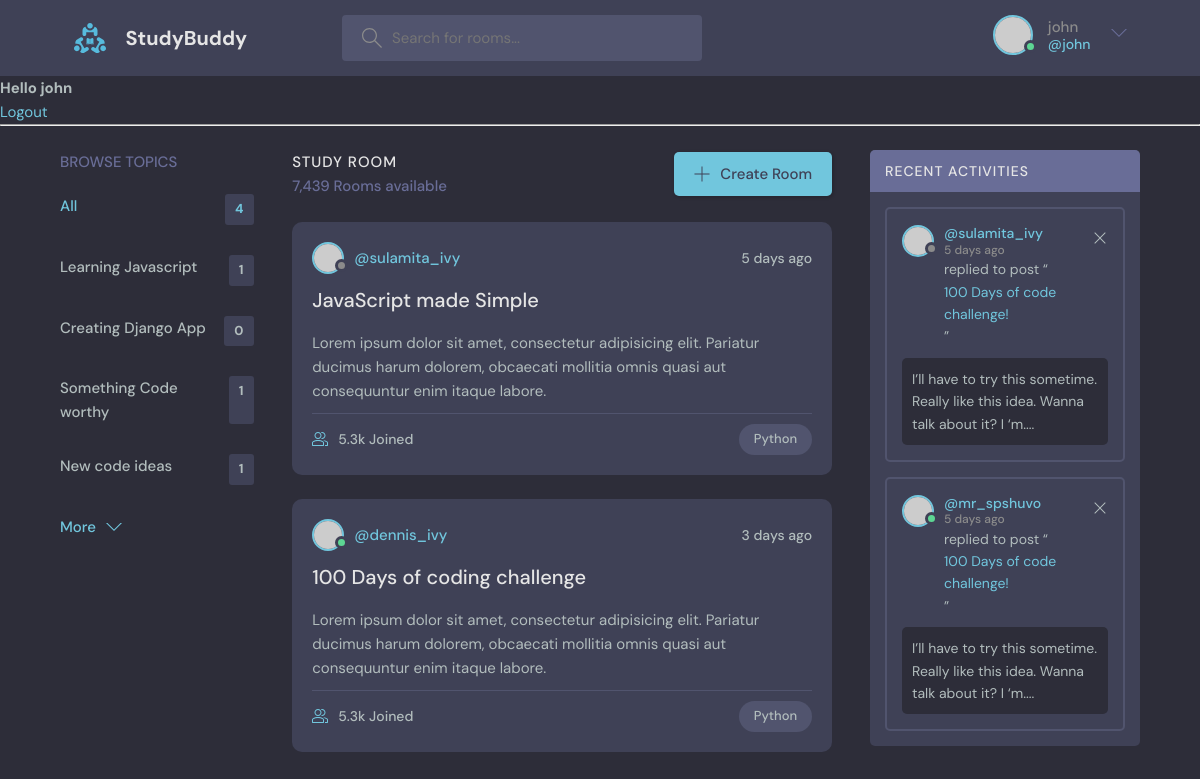
The app's page / (signed in) with its own data.
### baseApp/models.py (models this page shows, shortened)
class Topic(models.Model):
    name = models.CharField(max_length=200)

### baseApp/views.py (the view)
# urls.py: path('', views.home, name="home"),
def home(request):
    q = request.GET.get('q') if request.GET.get('q') != None else ''
    rooms = Room.objects.filter(
        Q(topic__name__icontains=q) |
        Q(name__icontains=q) |
        Q(description__contains=q)
        ) #objects is used to query database table, Q is imported from db.models, allows searching by multiple parameters
    topics = Topic.objects.all()
    room_count = rooms.count()
    room_messages = Message.objects.filter(Q(room__topic__name__icontains=q)) #filter activity feed based on search function on topics
    context = {'rooms': rooms, 'topics': topics, 'room_count':room_count, 'room_messages':room_messages} # key is variable used in for loop, pair is list
    return render(request, 'baseApp/home.html', context) # passing context in makes it available in home.html

### baseApp/templates/baseApp/home.html (shortened to what this page needs)
{% extends 'main.html' %}
{% block content %}
<main class="layout layout--3">
  <div class="container">
    {% include 'baseApp/topics_component.html' %}
    <div class="roomList">
      <div class="roomList__header">
        <div>
          <h2>Study Room</h2>
          <p>7,439 Rooms available</p>
        </div>
        <a class="btn btn--main" href="create-room.html">
          <svg version="1.1" xmlns="http://www.w3.org/2000/svg" width="32" height="32" viewBox="0 0 32 32">
            <title>add</title>
            <path
              d="M16.943 0.943h-1.885v14.115h-14.115v1.885h14.115v14.115h1.885v-14.115h14.115v-1.885h-14.115v-14.115z"
            ></path>
          </svg>
          Create Room
        </a>
      </div>
      <div class="roomListRoom">
        <div class="roomListRoom__header">
          <a href="profile.html" class="roomListRoom__author">
            <div class="avatar avatar--small">
              <img src="https://randomuser.me/api/portraits/women/11.jpg" />
            </div>
            <span>@sulamita_ivy</span>
          </a>
          <div class="roomListRoom__actions">
            <span>5 days ago</span>
          </div>
        </div>
        <div class="roomListRoom__content">
          <a href="room.html">JavaScript made Simple</a>
          <p>
            Lorem ipsum dolor sit amet, consectetur adipisicing elit. Pariatur ducimus harum dolorem, obcaecati
            mollitia omnis quasi aut consequuntur enim itaque labore.
          </p>
        </div>
        <div class="roomListRoom__meta">
          <a href="room.html" class="roomListRoom__joined">
            5.3k Joined
          </a>
          <p class="roomListRoom__topic">Python</p>
        </div>
      </div>
      <div class="roomListRoom">
        <div class="roomListRoom__header">
          <a href="profile.html" class="roomListRoom__author">
            <div class="avatar avatar--small active">
              <img src="https://randomuser.me/api/portraits/men/11.jpg" />
            </div>
            <span>@dennis_ivy</span>
          </a>
          <div class="roomListRoom__actions">
            <span>3 days ago</span>
          </div>
        </div>
        <div class="roomListRoom__content">
          <a href="room.html">100 Days of coding challenge</a>
          <p>
            Lorem ipsum dolor sit amet, consectetur adipisicing elit. Pariatur ducimus harum dolorem, obcaecati
            mollitia omnis quasi aut consequuntur enim itaque labore.
          </p>
        </div>
        <div class="roomListRoom__meta">
          <a class="roomListRoom__joined">
            5.3k Joined
          </a>
          <p class="roomListRoom__topic">Python</p>
        </div>
      </div>
    </div>
    <div class="activities">
      <div class="activities__header">
        <h2>Recent Activities</h2>
      </div>
      <div class="activities__box">
        <div class="activities__boxHeader roomListRoom__header">
          <a href="profile.html" class="roomListRoom__author">
            <div class="avatar avatar--small">
              <img src="https://randomuser.me/api/portraits/women/11.jpg" />
            </div>
            <p>
              @sulamita_ivy
              <span>5 days ago</span>
            </p>
          </a>
          <div class="roomListRoom__actions">
            <a href="#">
              <svg version="1.1" xmlns="http://www.w3.org/2000/svg" width="32" height="32" viewBox="0 0 32 32">
                <title>remove</title>
                <path
                  d="M27.314 6.019l-1.333-1.333-9.98 9.981-9.981-9.981-1.333 1.333 9.981 9.981-9.981 9.98 1.333 1.333 9.981-9.98 9.98 9.98 1.333-1.333-9.98-9.98 9.98-9.981z"
                ></path>
              </svg>
            </a>
          </div>
        </div>
        <div class="activities__boxContent">
          <p>replied to post “<a href="room.html">100 Days of code challenge!</a>”</p>
          <div class="activities__boxRoomContent">
            I’ll have to try this sometime. Really like this idea. Wanna talk about it? I ‘m....
          </div>
        </div>
      </div>
      <div class="activities__box">
        <div class="activities__boxHeader roomListRoom__header">
          <a href="profile.html" class="roomListRoom__author">
            <div class="avatar avatar--small active">
              <img src="https://randomuser.me/api/portraits/men/13.jpg" />
            </div>
            <p>
              @mr_spshuvo
              <span>5 days ago</span>
            </p>
          </a>
          <div class="roomListRoom__actions">
            <a href="#">
              <svg version="1.1" xmlns="http://www.w3.org/2000/svg" width="32" height="32" viewBox="0 0 32 32">
                <title>remove</title>
                <path
                  d="M27.314 6.019l-1.333-1.333-9.98 9.981-9.981-9.981-1.333 1.333 9.981 9.981-9.981 9.98 1.333 1.333 9.981-9.98 9.98 9.98 1.333-1.333-9.98-9.98 9.98-9.981z"
                ></path>
              </svg>
            </a>
          </div>
        </div>
        <div class="activities__boxContent">
          <p>replied to post “<a href="room.html">100 Days of code challenge!</a>”</p>
          <div class="activities__boxRoomContent">
            I’ll have to try this sometime. Really like this idea. Wanna talk about it? I ‘m....
          </div>
        </div>
      </div>
    </div>
  </div>
</main>
{% endblock content %}

### templates/navbar.html (shortened to what this page needs)
{% load static %}
<header class="header header--loggedIn">
    <div class="container">
      <a href="{% url 'home' %}" class="header__logo">
        <img src="{% static 'images/logo.svg' %}" />
        <h1>StudyBuddy</h1>
      </a>
      <form class="header__search" method="get" action="{% url 'home' %}">
        <label>
          <input name='q' type='text' placeholder="Search for rooms..." />
        </label>
      </form>
      <nav class="header__menu">
        {% if request.user.is_authenticated %}
        <div class="header__user">
          <a href="profile.html">
            <div class="avatar avatar--medium active">
              <img src="https://randomuser.me/api/portraits/men/37.jpg" />
            </div>
            <p>{{request.user.username}}<span>@{{request.user.username}}</span></p>
          </a>
          <button class="dropdown-button">
            <svg version="1.1" xmlns="http://www.w3.org/2000/svg" width="32" height="32" viewBox="0 0 32 32">
              <title>chevron-down</title>
              <path d="M16 21l-13-13h-3l16 16 16-16h-3l-13 13z"></path>
            </svg>
          </button>
        </div>
        {% else %}
         <a href="{% url 'login' %}">
          <img src="{% static 'images/avatar.svg' %}" />
          <p>Login</p>
        </a>
        {% endif %}
      </nav>
    </div>
  </header>
{% if request.user.is_authenticated %}
<h3>Hello {{user}}</h3>
<a href="{% url 'logout' %}">Logout</a>
{% else %}
<a href="{% url 'login' %}">Login</a>
{% endif %}
<hr>

### baseApp/templates/baseApp/topics_component.html
<div class="topics">
    <div class="topics__header">
      <h2>Browse Topics</h2>
    </div>
    <ul class="topics__list">
      <li>
        <a href="{% url 'home' %}" class="active">All <span>{{topics.count}}</span></a>
      </li>
      {% for topic in topics %}
      <li>
        <a href="{% url 'home' %}?q={{topic.name}}">{{topic.name}}<span>{{topic.room_set.all.count}}</span></a>
      </li>
      {% endfor %}
    </ul>
    <a class="btn btn--link" href="topics.html">
      More
      <svg version="1.1" xmlns="http://www.w3.org/2000/svg" width="32" height="32" viewBox="0 0 32 32">
        <title>chevron-down</title>
        <path d="M16 21l-13-13h-3l16 16 16-16h-3l-13 13z"></path>
      </svg>
    </a>
  </div>

### records on screen
Topic: name "Learning Javascript", room_set.all.count "1"
Topic: name "Creating Django App", room_set.all.count "0"
Topic: name "Something Code worthy", room_set.all.count "1"
Topic: name "New code ideas", room_set.all.count "1"

### other values on screen
{{ request.user.username }} "john"
{{ user }} "john"
{{ topics.count }} "4"
